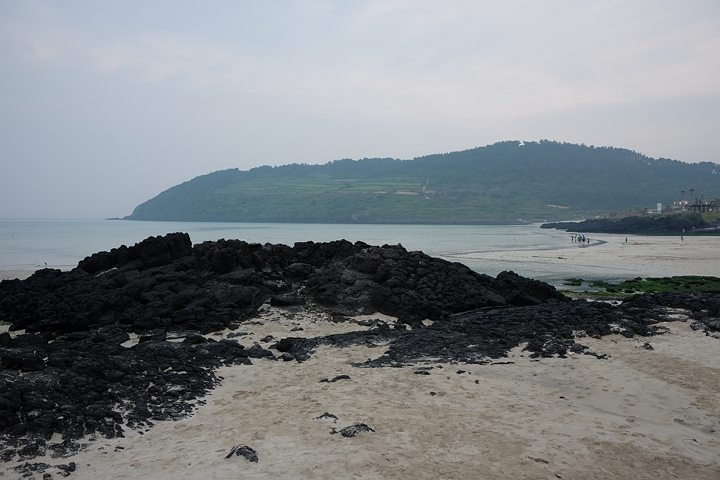
//> input picture HelloCV/HelloCV/img1.jpg, 720 x 480 px
$ ./main   (built with g++ and OpenCV 4)
//> lines starting //> are read from the running program, lines starting //| are printed output that depends on the picture
#include "opencv2/opencv.hpp"
#include <iostream>

using namespace std;
using namespace cv;

struct MOUSE_DATA {
	cv::Mat _img;
	cv::Point _pt;
};

void on_mouse(int _event, int _x, int _y, int _flag, void* _data);

void on_brightness(int _pos, void* _data);

int StitchImages(const InputArray& _imgs);

int main()
{
	cout << "Hello, OpenCV" << CV_VERSION << endl;

	// [87 lines of commented-out code are left out]

	vector<cv::String> file_dirs = {"img1.jpg", "img2.jpg", "img3.jpg"};
	vector<cv::Mat> imgs;

	for_each(file_dirs.begin(), file_dirs.end(), [&imgs](const cv::String& _dir) {
		cv::Mat img = imread(_dir);
		if (!img.empty())
			imgs.push_back(img);
		});
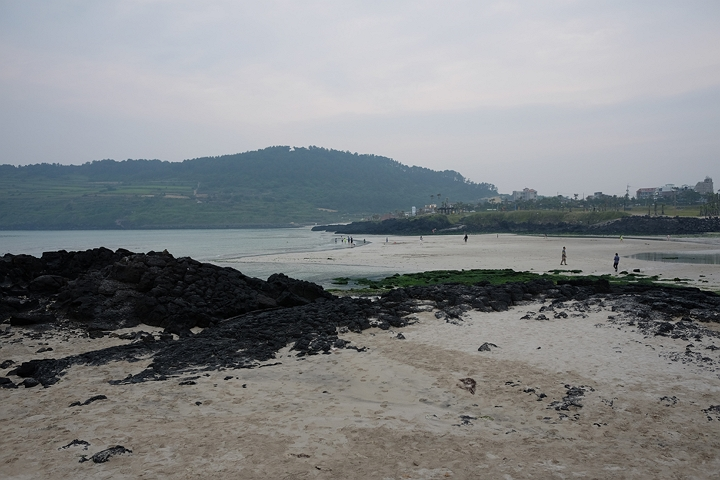
//> input picture HelloCV/HelloCV/img2.jpg, 720 x 480 px
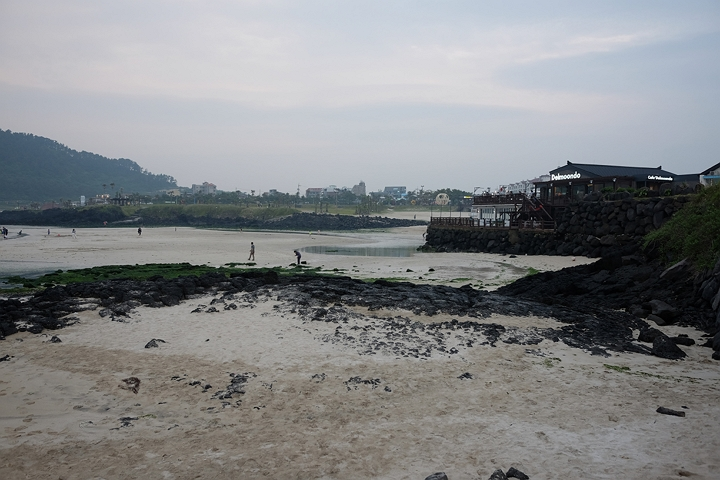
//> input picture HelloCV/HelloCV/img3.jpg, 720 x 480 px
//> imgs[0] is the input picture: 480 rows x 720 cols, CV_8UC3; mean B, G, R 134.2, 130.6, 125.7
//> imgs[1] is the input picture: 480 rows x 720 cols, CV_8UC3; mean B, G, R 134.4, 132.3, 129.6
//> imgs[2] is the input picture: 480 rows x 720 cols, CV_8UC3; mean B, G, R 135, 133.3, 131.4

	if (imgs.size() < 2)
	{
		cerr << "not enough to stitch images" << endl;
		return -1;
	}

	StitchImages(imgs);

	return 0;
}

void on_mouse(int _event, int _x, int _y, int _flag, void* _data)
{
	MOUSE_DATA* ori_data = (MOUSE_DATA*)(_data);

	switch (_event)
	{
	case cv::EVENT_LBUTTONDOWN:
	{
		ori_data->_pt = Point(_x, _y);
		cout << "EVENT_LBUTTONDOWN" << ori_data->_pt << endl;
	}	break;

	case cv::EVENT_LBUTTONUP:
	{
		cout << "EVENT_LBUTTONUP" << Point(_x, _y) << endl;
	}	break;

	case cv::EVENT_MOUSEMOVE:
	{
		if (_flag & cv::EVENT_FLAG_LBUTTON)
		{
			line(ori_data->_img, ori_data->_pt, Point(_x, _y), Scalar(0, 255, 255), 2);
			cv::imshow("cat", ori_data->_img);
			ori_data->_pt = Point(_x, _y);
		}
	}	break;

	default:
		break;
	}
}

void on_brightness(int _pos, void* _data)
{
	Mat* src_img = (Mat*)_data;

	Mat dst_img = *src_img + _pos;

	imshow("brightness", dst_img);
}

int StitchImages(const InputArray& _imgs)
{
	Ptr<Stitcher> stitcher = Stitcher::create();

	Mat dst;
	Stitcher::Status status = stitcher->stitch(_imgs, dst);
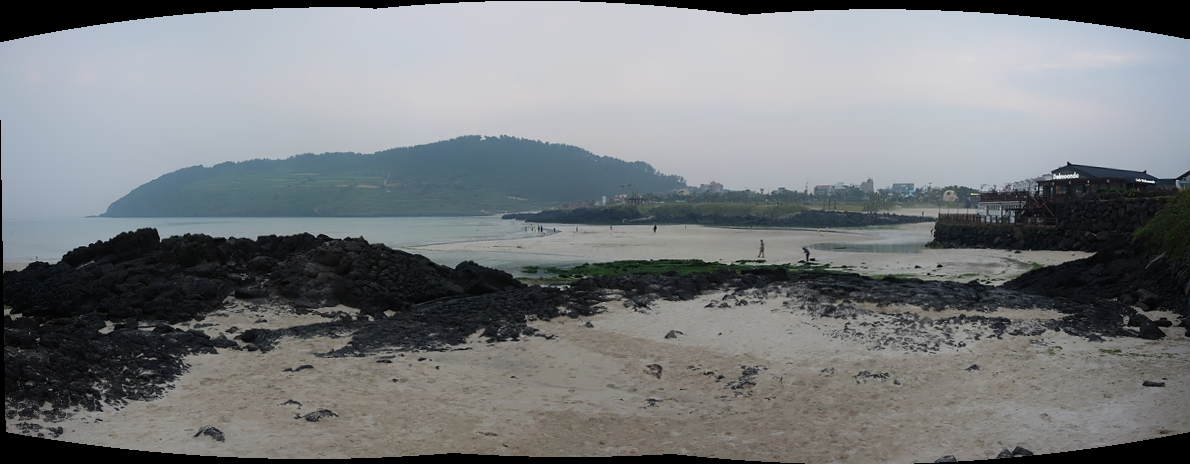
//> dst: 464 rows x 1190 cols, CV_8UC3; mean B, G, R 125.5, 123.1, 119.8

	if (status != Stitcher::Status::OK) {
		cerr << "Error on stitching!" << endl;
		return -1;
	}

	imwrite("result.jpg", dst);

	imshow("dst", dst);

	waitKey();
	return 0;
}
